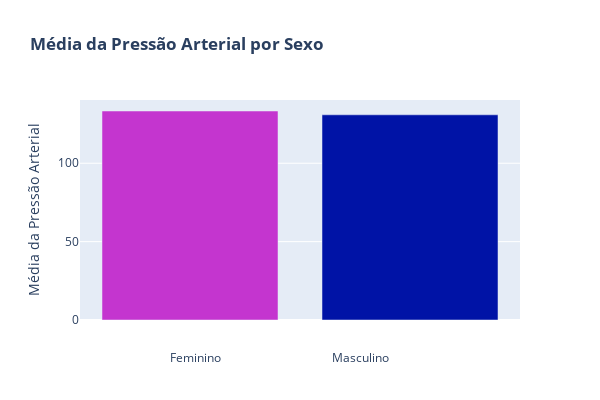

Notebook cell for this chart:
### Code cell
# Agrupa por sexo e calcula a média da pressão arterial
media_pressao_por_sexo = caracteristicas.groupby('sex', observed=False)['trestbps'].mean().reset_index()

# Converte a coluna 'sex' para o tipo categórico (se necessário)
media_pressao_por_sexo['sex'] = media_pressao_por_sexo['sex'].astype('category')

# Mapeia cores para 'sex' usando um dicionário
cor_map = {0: '#C435CF', 1: '#0013A6'}

# Cria o gráfico de barras
grafico6 = px.bar(media_pressao_por_sexo, 
             x='sex', 
             y='trestbps', 
             title="Média da Pressão Arterial por Sexo",
             labels={"trestbps": "Média da Pressão Arterial", "sex": "Sexo"},
             color='sex',
             color_discrete_map=cor_map
)

# Ajusta o layout do gráfico
grafico6.update_layout(
    xaxis_title="",
    yaxis_title="Média da Pressão Arterial",
    title_font=dict(weight='bold'),
    width=600,
    height=400,
    showlegend=False,
    xaxis=dict(showticklabels=False),
annotations=[
    dict(
        x=0.2, y=-0.22, 
        xref="paper", yref="paper", 
        text="Feminino                                     Masculino", 
        showarrow=False, 
        font=dict(size=12),
        align="left"
    )
]
)
    
# Exibe o gráfico
grafico6.show()

### Figure 1 — Plotly figure (JSON) as saved in the notebook; plotly's stock layout.template omitted (floating-point values rounded to 4 significant figures)
{"data": [{"hovertemplate": "Sexo=%{x}<br>Média da Pressão Arterial=%{y}<extra></extra>", "legendgroup": "0", "marker": {"color": "#C435CF", "pattern": {"shape": ""}}, "name": "0", "orientation": "v", "showlegend": true, "textposition": "auto", "type": "bar", "x": [0], "xaxis": "x", "y": [133.3], "yaxis": "y"}, {"hovertemplate": "Sexo=%{x}<br>Média da Pressão Arterial=%{y}<extra></extra>", "legendgroup": "1", "marker": {"color": "#0013A6", "pattern": {"shape": ""}}, "name": "1", "orientation": "v", "showlegend": true, "textposition": "auto", "type": "bar", "x": [1], "xaxis": "x", "y": [130.9], "yaxis": "y"}], "layout": {"annotations": [{"align": "left", "font": {"size": 12}, "showarrow": false, "text": "Feminino                                     Masculino", "x": 0.2, "xref": "paper", "y": -0.22, "yref": "paper"}], "barmode": "relative", "height": 400, "legend": {"title": {"text": "Sexo"}, "tracegroupgap": 0}, "showlegend": false, "title": {"font": {"weight": "bold"}, "text": "Média da Pressão Arterial por Sexo"}, "width": 600, "xaxis": {"anchor": "y", "categoryarray": [0, 1], "categoryorder": "array", "domain": [0, 1], "showticklabels": false, "title": {"text": ""}}, "yaxis": {"anchor": "x", "domain": [0, 1], "title": {"text": "Média da Pressão Arterial"}}}}
